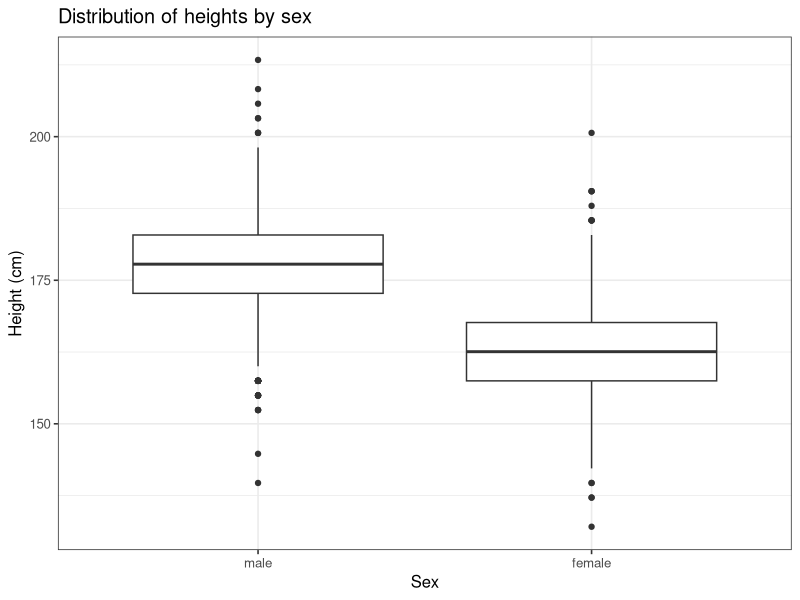
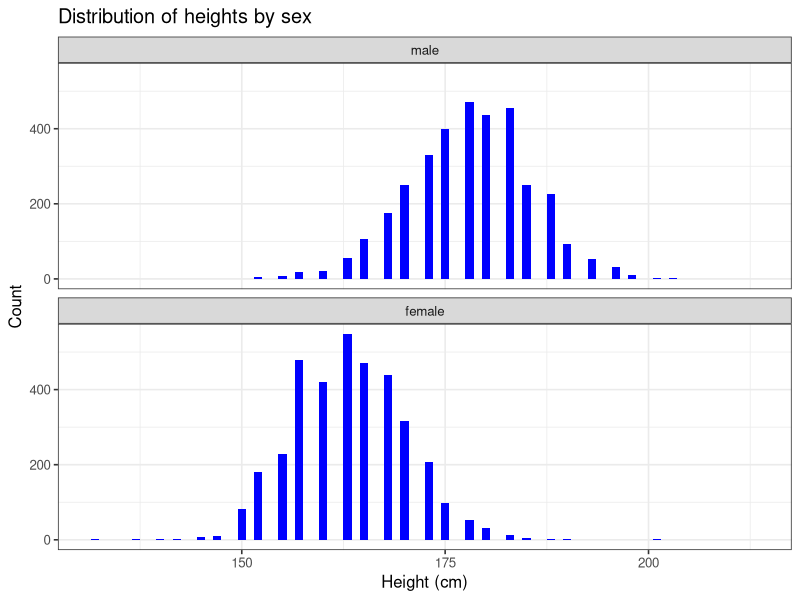
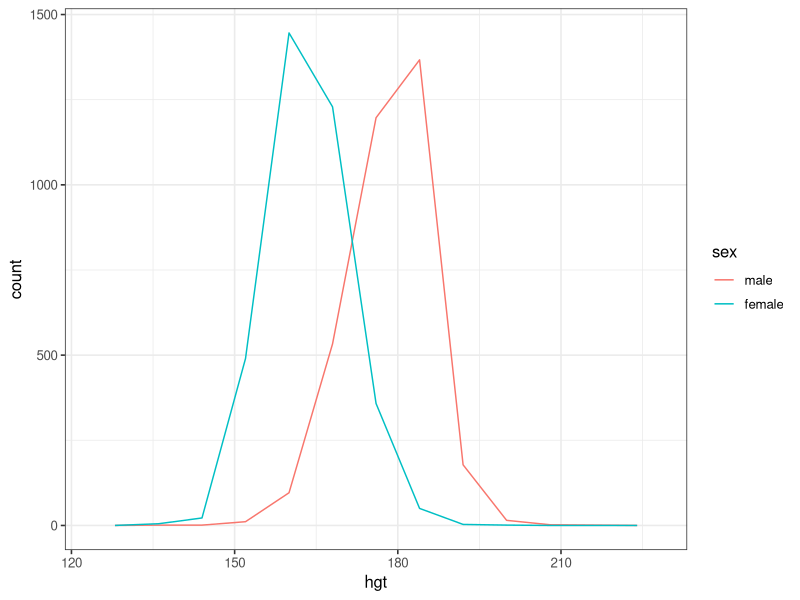
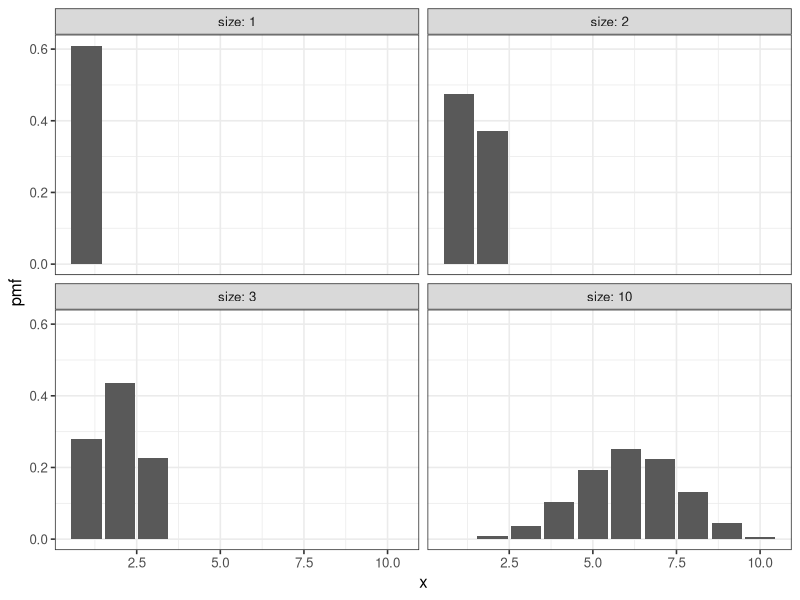
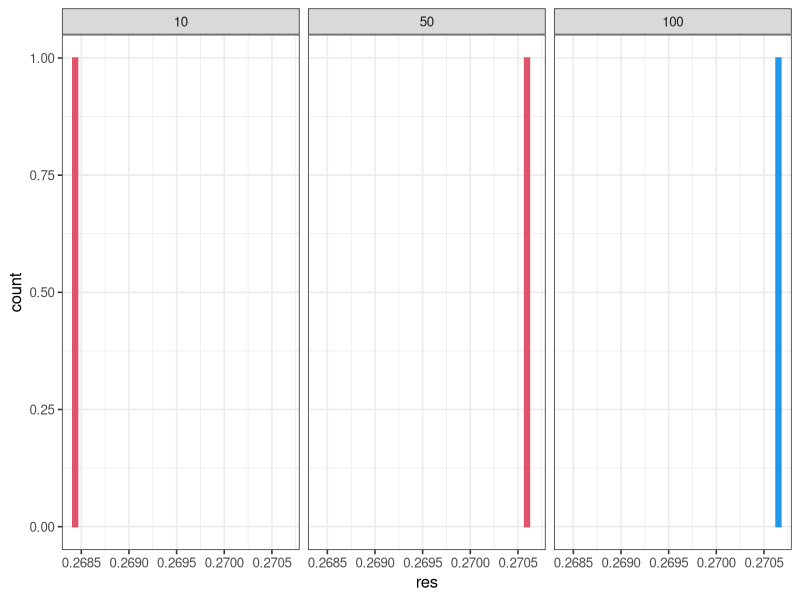

Source code (R) for these figures, in order:
## ---- chunk 1
knitr::opts_chunk$set(echo = TRUE)

options(dplyr.summarise.inform = FALSE)
library(tidyverse)

# set theme used for plotting
theme_set(theme_bw(base_size = 12))

# Modelr package
library(modelr)

library(ggplot2)

## ---- chunk 2
# test
heights <- heights

heights
## ---- chunk 3
heights$hgt <- heights$height * 2.54

heights$wgt <- heights$weight * 0.45359237

heights
## ---- chunk 4
ggplot(heights, aes(x = sex, y = hgt)) + 
  geom_boxplot() +
  xlab("Sex") +
  ylab("Height (cm)") +
  ggtitle("Distribution of heights by sex")
## ---- chunk 5
ggplot(heights, aes(x = hgt)) +
  geom_histogram(binwidth = 1, fill = "blue") +
  facet_wrap(~ sex, ncol = 1) +
  xlab("Height (cm)") +
  ylab("Count") +
  ggtitle("Distribution of heights by sex")
## ---- chunk 6
#?heights
ggplot(heights, aes(x = hgt, color = sex, fill = sex)) +
  geom_freqpoly(binwidth = 8)
## ---- chunk 7
hgt_summary <- heights %>%
  group_by(sex) %>%
  summarize(
    hgt_mean = mean(hgt),
    hgt_sd = sd(hgt),
    counts = n()
)

hgt_summary
## ---- chunk 8
# Tøl frá https://en.wikipedia.org/wiki/Average_human_height_by_country
# Land brúk: Bretland
hgt_males   <- tibble(hgt = rnorm(3604, mean = 175, sd = 2.5), sex = "male")
hgt_females <- tibble(hgt = rnorm(3402, mean = 161.3, sd = 2.5), sex = "female")

hgt_sim <-
  rbind(
    hgt_males,
    hgt_females
  )

hgt_sim
## ---- chunk 9

## ---- chunk 10

## ---- chunk 11

## ---- chunk 12

## ---- chunk 13

## ---- chunk 14

## ---- chunk 15

## ---- chunk 16

## ---- chunk 17

## ---- chunk 18

## ---- chunk 19

## ---- chunk 20

## ---- chunk 21

## ---- chunk 22
x_values <- 1:10
prob <- 0.61

pdata_s1 <- tibble(x = x_values,
                    size = 1,
                    prob = dbinom(x_values, size, prob))
pdata_s2 <- tibble(x = x_values,
                    size = 2,
                    prob = dbinom(x_values, size, prob))
pdata_s3 <- tibble(x = x_values,
                    size = 3,
                    prob = dbinom(x_values, size, prob))
pdata_s10 <- tibble(x = x_values,
                    size = 10,
                    prob = dbinom(x_values, size, prob))

pdata_s <- rbind(pdata_s1,
                 pdata_s2,
                 pdata_s3,
                 pdata_s10)

ggplot() +
  geom_bar(data=pdata_s, aes(x, prob), stat = "identity") +
  ylab("pmf") +
  facet_wrap(~ size, labeller = label_both)
## ---- chunk 23

## ---- chunk 24

## ---- chunk 25

## ---- chunk 26

## ---- chunk 27

## ---- chunk 28
n = c(10, 50, 100)
data = tibble(x = 1, n = n, p = 2/n, res = dbinom(1, n, 2/n))
data
#data = tibble(dbinom(c(1, 1, 1), 100, 2/100), )
ggplot(data, aes(x = res)) +
  geom_bar(colour = n, fill = n) +
  facet_wrap(~ n)
  #facet_wrap()
#data

## ---- chunk 29

## ---- chunk 30

## ---- chunk 31

## ---- chunk 32

## ---- chunk 33

## ---- chunk 34

## ---- chunk 35

## ---- chunk 36
